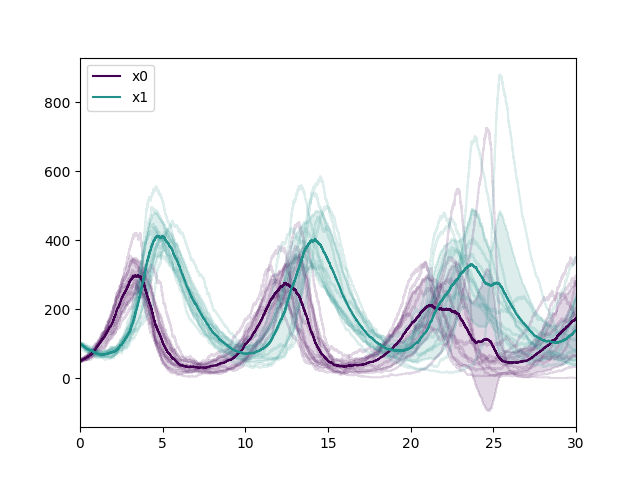

Recreate this plot in Python.
import sys
sys.path.insert(0, '/home/yannik/ssa')

import ssa
import numpy as np


def run():
    reactants = np.array([[1, 0], [1, 1], [0, 1]])
    products = np.array([[2, 0], [0, 2], [0, 0]])

    x0 = np.array([50, 100])
    k = np.array([1, 0.005, 0.6])
    t_max = 30
    output = ssa.output.FullOutput()

    model = ssa.Model(reactants, products, x0=x0, k=k, t_max=t_max, output=output, n_procs=2)
    result = model.simulate(n_reps=10)
    ssa.plot(result, show=True)

run()
